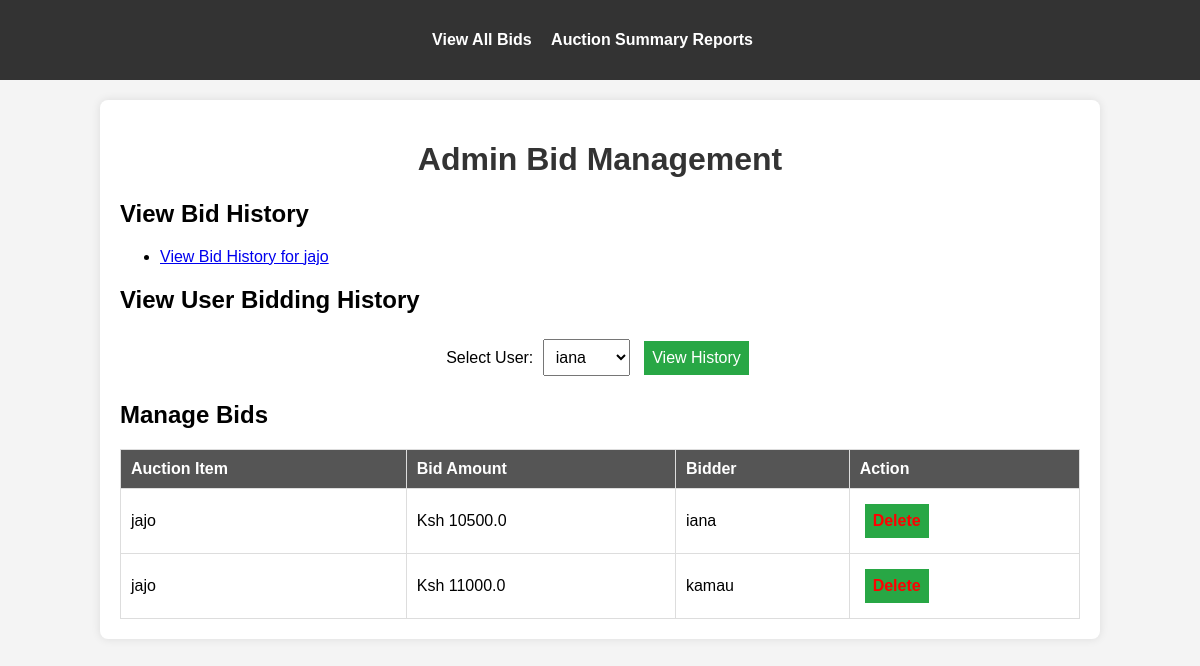
/admin/bids, run on the app's committed database.
### models.py (models this page shows)
class AuctionItem(db.Model):
    id = db.Column(db.Integer, primary_key=True)
    title = db.Column(db.String(100), nullable=False)
    description = db.Column(db.Text, nullable=False)
    starting_price = db.Column(db.Float, nullable=False)
    image = db.Column(db.String(100), nullable=True)
    end_time = db.Column(db.DateTime(timezone=True), nullable=False, default=lambda: datetime.now(timezone.utc))
    bids = db.relationship('Bid', backref='auction_item', lazy=True)
    category = db.Column(db.String(50), nullable=False)  # New field for category
    additional_images = db.relationship('AdditionalImage', back_populates='auction_item', cascade="all, delete-orphan")
    serial_number = db.Column(db.String(50), nullable=True)
    model = db.Column(db.String(50), nullable=True)
    year_of_manufacture = db.Column(db.String(4), nullable=True)
    color = db.Column(db.String(30), nullable=True)
    primary_damage = db.Column(db.String(50), nullable=True)
    secondary_damage = db.Column(db.String(50), nullable=True)
    VIN = db.Column(db.String(17), nullable=True)
    odometer = db.Column(db.Integer, nullable=True)
    working = db.Column(db.String(10), nullable=True)  # Yes/No/Not Applicable
    sale_status = db.Column(db.String(20), default='Open')  # Open, Closed, or Sold

class Bid(db.Model):
    id = db.Column(db.Integer, primary_key=True)
    user_id = db.Column(db.Integer, db.ForeignKey('user.id'), nullable=False)
    auction_id = db.Column(db.Integer, db.ForeignKey('auction_item.id'), nullable=False)
    bid_amount = db.Column(db.Float, nullable=False)
    timestamp = db.Column(db.DateTime, default=datetime.now)
    user = db.relationship('User', backref='bids')

class User(UserMixin, db.Model):
    id = db.Column(db.Integer, primary_key=True)
    username = db.Column(db.String(50), unique=True, nullable=False)
    password = db.Column(db.String(100), nullable=False)
    is_admin = db.Column(db.Boolean, default=False)

### app.py (the view)
@app.route('/admin/bids')
def admin_bid_management():
    bids = Bid.query.all()
    auction_items = db.session.query(AuctionItem).join(Bid).distinct().all()
    users = db.session.query(User).join(Bid).distinct().all()
    """Admin dashboard for managing bids."""
    return render_template('admin_bid_management.html', auction_items=auction_items, users=users, bids=bids)

### app.py (called while the page is built)
@app.context_processor
def inject_user_model():
    from models import User  # Import your User model here
    return dict(User=User)

### templates/admin_bid_management.html (shortened to what this page needs)
<!DOCTYPE html>
<html lang="en">
<head>
</head>
<body>
    <nav>
        <ul>
            <li><a href="{{ url_for('view_all_bids') }}">View All Bids</a></li>
            <li><a href="{{ url_for('auction_reports') }}">Auction Summary Reports</a></li>
        </ul>
    </nav>
    <div class="container">
        <h1>Admin Bid Management</h1>
        <div class="bid-section">
            <h2>View Bid History</h2>
            <ul>
                {% for item in auction_items %}
                    <li><a href="{{ url_for('view_bid_history', item_id=item.id) }}">View Bid History for {{ item.title }}</a></li>
                {% endfor %}
            </ul>
        </div>
        <div class="bid-section">
            <h2>View User Bidding History</h2>
            <form action="{{ url_for('view_user_bidding_history', user_id=0) }}" method="get" onsubmit="updateAction(event)">
                <label for="user_id">Select User:</label>
                <select name="user_id" id="user_id" required>
                    {% for user in users %}
                        <option value="{{ user.id }}">{{ user.username }}</option>
                    {% endfor %}
                </select>
                <button type="submit">View History</button>
            </form>
        </div>
        <div class="bid-section">
            <h2>Manage Bids</h2>
            <table class="bid-table">
                <thead>
                    <tr>
                        <th>Auction Item</th>
                        <th>Bid Amount</th>
                        <th>Bidder</th>
                        <th>Action</th>
                    </tr>
                </thead>
                <tbody>
                    {% for bid in bids %}
                        <tr>
                            <td>{{ bid.auction_item.title }}</td>
                            <td>Ksh {{ bid.bid_amount }}</td>
                            <td>{{ bid.user.username }}</td>
                            <td>
                                <form action="{{ url_for('delete_bid', bid_id=bid.id) }}" method="POST" style="display:inline;">
                                    <button type="submit" class="delete-link" onclick="return confirm('Are you sure you want to delete this bid?');">
                                        Delete
                                    </button>
                                </form>
                            </td>
                        </tr>
                    {% endfor %}
                </tbody>
            </table>
        </div>
    </div>
</body>
</html>

### templates/admin_bid_management.html (style rules this page uses)
body { font-family: Arial, sans-serif; margin: 0; padding: 0; background-color: #f4f4f4; }
.container { width: 80%; margin: auto; padding: 20px; background: #fff; border-radius: 8px; box-shadow: 0px 0px 10px rgba(0, 0, 0, 0.1); margin-top: 20px; }
h1 { text-align: center; color: #333; }
nav { background: #333; padding: 15px; text-align: center; }
nav ul { list-style: none; padding: 0; }
nav ul li { display: inline; margin-right: 15px; }
nav ul li a { color: white; text-decoration: none; font-weight: bold; }
.bid-section { margin-top: 20px; }
.bid-table { width: 100%; border-collapse: collapse; margin-top: 15px; }
.bid-table th, .bid-table td { border: 1px solid #ddd; padding: 10px; text-align: left; }
.bid-table th { background: #555; color: white; }
form { margin-top: 20px; text-align: center; }
select, button { padding: 8px; margin: 5px; font-size: 16px; }
button { background: #28a745; color: white; border: none; cursor: pointer; }
.delete-link { color: red; font-weight: bold; }

### data on the page
AuctionItem: title "jajo"
Bid: auction_item "jajo", bid_amount "10500.0", user.username "iana"
Bid: auction_item "jajo", bid_amount "11000.0", user.username "kamau"

### other printed values
form field user_id "iana"
